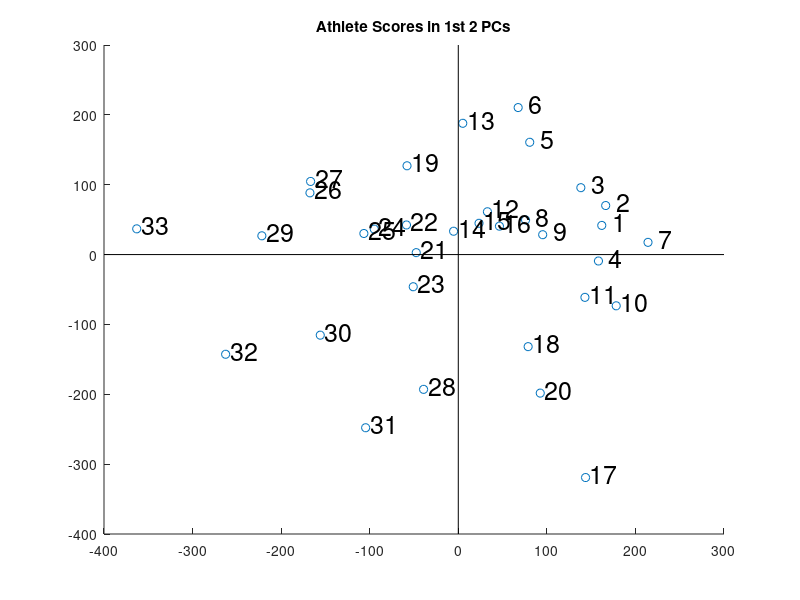
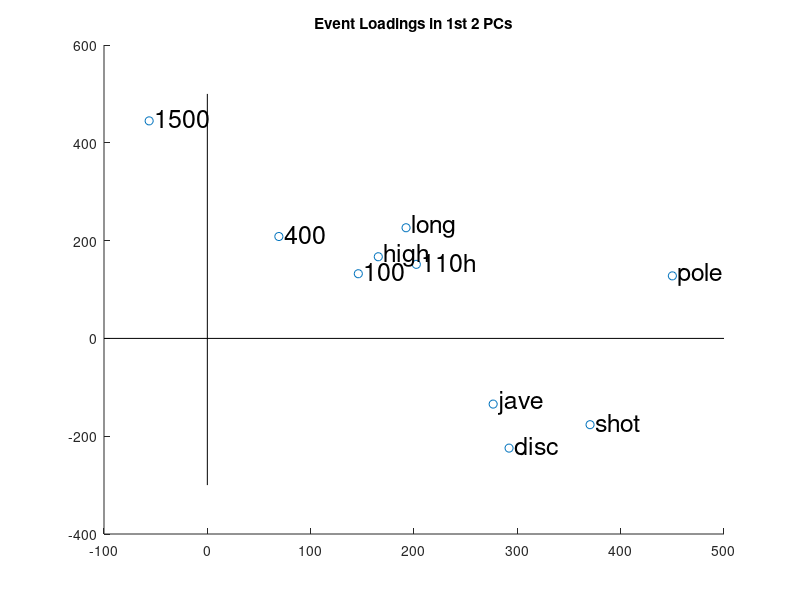

These charts were generated, in order, by the following MATLAB code:
%% load data from 1988 Olympics decathlon
%  raw is in units of seconds and meters
%  33 athletes x 10 events
%  points is computed from raw using separate formula for each event
%  athletes has labels for rows
%  events has labels for columns
%  rows are ordered from highest points (gold) to lowest
%  data from https://www.math.umd.edu/~petersd/666/html/decathlonex.html
%    and https://www.olympedia.org/results/63590
load decathlon 
[nathletes,nevents] = size(points);

%% inspect raw and points matrices
events
raw
points

%% run built-in PCA (need statistics toolbox) and check output
%  mu gives column averages (used to center the data before SVD)
[coeff,score,~,~,explained,mu] = pca(points);
rec_error = norm(score*coeff' - (points-mu)) / norm(points-mu)

%% inspect coeff matrix
%  explained gives percent of variance explained by each component
%  coeff rows correspond to events, columns to components (ordered)
%  Observations:
%    * 1st component is almost all positive (except for 1500)
%        with largest values in pole and throwing
%    * 2nd component is pos for running/jumping, neg for throwing
%    * 3rd component is neg for short running and pole, pos else
%    * 1st 5 components explain about 88% of variance
expl = explained'
coeff

%% inspect scores matrix
%  score rows correspond to athletes, columns to components (ordered)
%  Observations:
%    * 1st component separates top half (pos) from bottom half (neg)
%    * 2nd component has pos values for most of top 10
%    * 3rd component separates gold (pos) from silver and bronze (neg)
expl
score

%% visualize athletes in 2D space using 1st two components
%  observe overall horizontal pattern: low ranking to left, high to right
%  observe top 7 finishers all to the top right
%  these two components explain about 60% of variance
figure, hold on
scatter(score(:,1),score(:,2))
text(score(:,1)+5,score(:,2)+5,cellstr(num2str((1:nathletes)')),'FontSize',18)
plot([0,0],[-400,300],'k')
plot([-400,300],[0,0],'k')
title('Athlete Scores in 1st 2 PCs')
hold off

%% visualize events in 2D space using 1st two components
%  observe that short running/jumping get clustered, throwing gets clustered,
%    and 1500 and pole seem to be loners
%  observe that 1500 is only event negative in 1st component
%  observe that pole has largest loading in 1st component
%  these two components explain about 60% of variance
figure, hold on
lambda1 = norm(score(:,1));
lambda2 = norm(score(:,2));
scatter(lambda1*coeff(:,1),lambda2*coeff(:,2))
text(lambda1*coeff(:,1)+5,lambda2*coeff(:,2)+5,events,'FontSize',18)
plot([0,0],[-300,500],'k')
plot([-100,500],[0,0],'k')
title('Event Loadings in 1st 2 PCs')
hold off

%% focus on 2nd component
%  observe pos values for running/jumping, neg for throwing
second_coef = coeff(:,2)
%  observe highest and lowest scores for 2nd component
second_score = score(:,2)
[~,lowest] = min(score(:,2))
[~,highest] = max(score(:,2))
%  observe these athletes' points: they follow the component pattern
lowest_runjump = athletes{lowest}
lowest_runjump_points = points(lowest,:)
highest_runjump = athletes{highest}
highest_runjump_points = points(highest,:) 

%% focus on medal winners
%  observe score values of top 3 athletes
medal_score = score(1:3,:)
%  observe 3rd component, which differentiates gold from silver/bronze
%    and note high value in high jump
third_coeff = coeff(:,3)
%  observe point values of top 3 athletes
medal_points = points(1:3,:)


